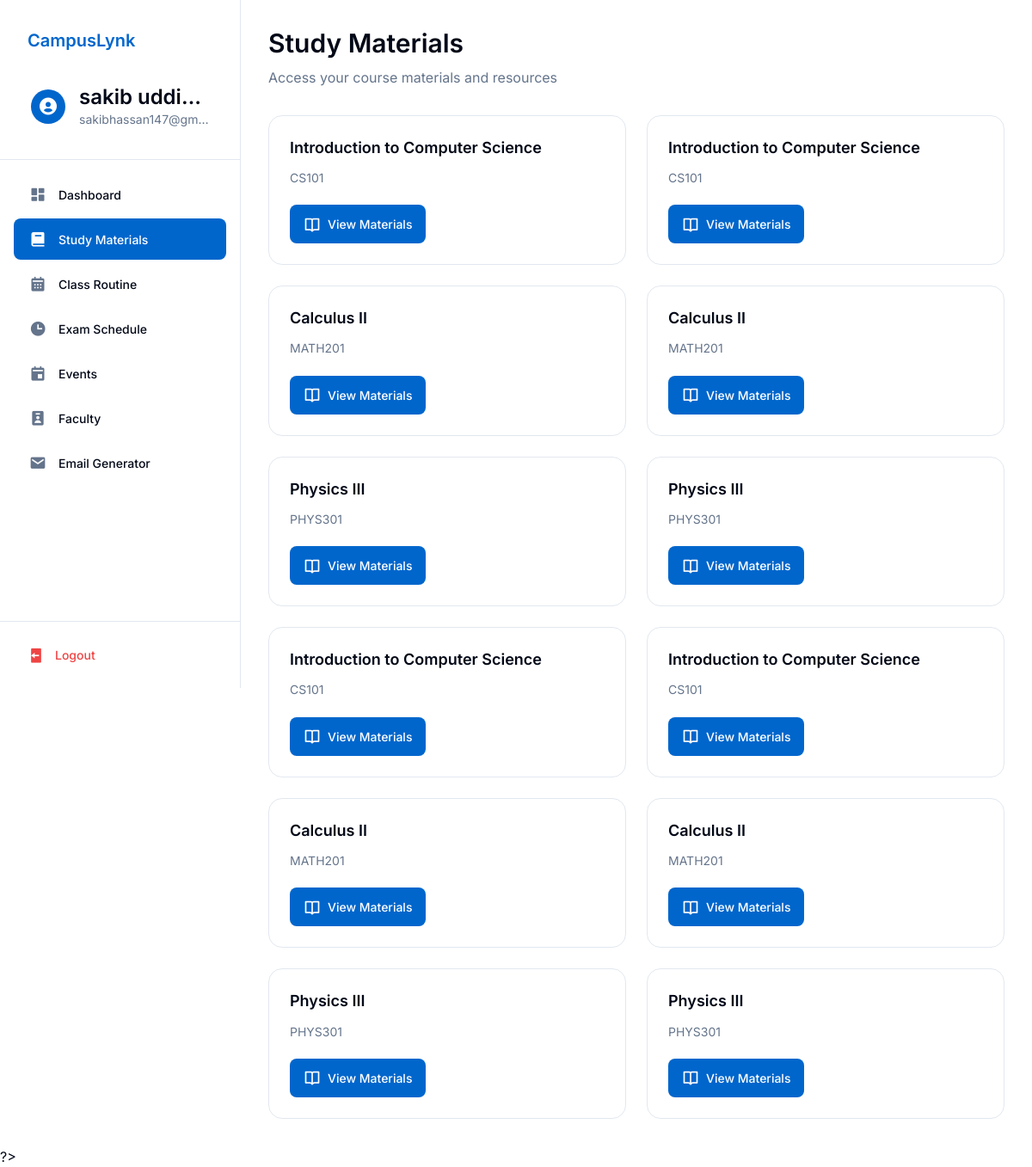
Page /study-materials.php (signed in) on the committed database.
### tables this page shows
CREATE TABLE `users` (
  `id` int(11) NOT NULL,
  `username` varchar(255) NOT NULL,
  `email` varchar(255) NOT NULL,
  `password` varchar(255) NOT NULL,
  `role` enum('student','faculty','admin') NOT NULL,
  `name` varchar(255) NOT NULL
);

CREATE TABLE `upcoming_courses` (
  `id` int(11) NOT NULL,
  `course_code` varchar(20) NOT NULL,
  `course_title` varchar(100) NOT NULL,
  `section` varchar(10) NOT NULL,
  `time` varchar(20) NOT NULL,
  `day` varchar(20) NOT NULL
);

### study-materials.php (the view, shortened to what this page needs)
<?php
$database = new Database();
$db = $database->getConnection();
try {
    $query = "SELECT * FROM upcoming_courses";
    $stmt = $db->prepare($query);
    $stmt->execute();
    $courses = $stmt->fetchAll(PDO::FETCH_ASSOC);
} catch(PDOException $e) {
    echo "<script>alert('Database Error: " . $e->getMessage() . "');</script>";
}
?>
<!DOCTYPE html>
<html lang="en">
<head>
    <link href='https://unpkg.com/boxicons@2.1.4/css/boxicons.min.css' rel='stylesheet'>
    <link rel="stylesheet" href="css/base.css">
    <link rel="stylesheet" href="css/layout.css">
    <link rel="stylesheet" href="css/components.css">
    <link rel="stylesheet" href="css/study-materials.css">
</head>
<body>
    <?php include 'sidebar.php'; ?>
    <main class="main-content">
        <section class="welcome-section">
            <h1>Study Materials</h1>
            <p class="text-muted">Access your course materials and resources</p>
        </section>
        <div class="course-grid">
            <?php foreach ($courses as $course): ?>
            <div class="course-card">
                <h3 class="course-title"><?php echo htmlspecialchars($course['course_title']); ?></h3>
                <p class="course-description"><?php echo htmlspecialchars($course['course_code']); ?></p>
                <a href="view_materials.php?course_id=<?php echo $course['id']; ?>" class="btn-view-materials">
                    <i class='bx bx-book-open'></i>
                    <span>View Materials</span>
                </a>
            </div>
            <?php endforeach; ?>
        </div>
    </main>
</body>
</html>

### sidebar.php (shortened to what this page needs)
<?php
try {
    $database = new Database();
    $db = $database->getConnection();
    $query = $db->prepare("SELECT name FROM users WHERE email = ?");
    $query->execute([$_SESSION['useremail']]);
    $user = $query->fetch(PDO::FETCH_ASSOC);
} catch (PDOException $e) {
    header("Location: login.php?error=Database Error: " . urlencode($e->getMessage()));
    exit();
}
$current_page = basename($_SERVER['PHP_SELF']);
?>
<link href='https://unpkg.com/boxicons@2.1.4/css/boxicons.min.css' rel='stylesheet'>
<aside class="sidebar">
    <div class="sidebar-header">
        <div class="logo-and-title-div">
            <a href="dashboard.php" class="navbar-brand">CampusLynk</a>
        </div>
        <a href="profile.php" class="user-info">
            <div class="user-avatar">
                <i class='bx bxs-user-circle'></i>
            </div>
            <div class="user-details">
                <h3 class="user-name"><?php echo htmlspecialchars($user['name']); ?></h3>
                <p class="user-email"><?php echo htmlspecialchars($_SESSION['useremail']); ?></p>
            </div>
        </a>
    </div>
    <div class="sidebar-content">
        <ul class="nav-links">
            <li>
                <a href="dashboard.php" class="nav-link <?php echo $current_page === 'dashboard.php' ? 'active' : ''; ?>">
                    <i class='bx bxs-dashboard'></i>
                    <span>Dashboard</span>
                </a>
            </li>
            <li>
                <a href="study-materials.php" class="nav-link <?php echo $current_page === 'study-materials.php' ? 'active' : ''; ?>">
                    <i class='bx bxs-book'></i>
                    <span>Study Materials</span>
                </a>
            </li>
            <li>
                <a href="class_routine1.php" class="nav-link <?php echo $current_page === 'class_routine1.php' ? 'active' : ''; ?>">
                    <i class='bx bxs-calendar'></i>
                    <span>Class Routine</span>
                </a>
            </li>
            <li>
                <a href="exam_schedule.php" class="nav-link <?php echo $current_page === 'exam_schedule.php' ? 'active' : ''; ?>">
                    <i class='bx bxs-time'></i>
                    <span>Exam Schedule</span>
                </a>
            </li>
            <li>
                <a href="eventpage.php" class="nav-link <?php echo $current_page === 'eventpage.php' ? 'active' : ''; ?>">
                    <i class='bx bxs-calendar-event'></i>
                    <span>Events</span>
                </a>
            </li>
            <li>
                <a href="faculty.php" class="nav-link <?php echo $current_page === 'faculty.php' ? 'active' : ''; ?>">
                    <i class='bx bxs-user-badge'></i>
                    <span>Faculty</span>
                </a>
            </li>
            <li>
                <a href="email_assistant.php" class="nav-link <?php echo $current_page === 'email_assistant.php' ? 'active' : ''; ?>">
                    <i class='bx bxs-envelope'></i>
                    <span>Email Generator</span>
                </a>
            </li>
        </ul>
    </div>
    <div class="sidebar-footer">
        <a href="logout.php" class="logout-btn">
            <i class='bx bxs-log-out'></i>
            <span>Logout</span>
        </a>
    </div>
</aside>

### css/base.css (style rules this page uses)
:root { --background: #ffffff; --foreground: #020817; --card: #ffffff; --card-foreground: #020817; --popover: #ffffff; --popover-foreground: #020817; --primary: #0066cc; --primary-foreground: #ffffff; --secondary: #f1f5f9; --secondary-foreground: #0f172a; --muted: #f1f5f9; --muted-foreground: #64748b; --accent: #f1f5f9; --accent-foreground: #0f172a; --destructive: #ef4444; --destructive-foreground: #ffffff; --success: #16a34a; --success-foreground: #ffffff; --border: #e2e8f0; --input: #e2e8f0; --ring: #0066cc; --spacing-1: 0.25rem; --spacing-2: 0.5rem; --spacing-3: 0.75rem; --spacing-4: 1rem; --spacing-5: 1.25rem; --spacing-6: 1.5rem; --spacing-8: 2rem; --spacing-10: 2.5rem; --spacing-12: 3rem; --radius-sm: 0.125rem; --radius: 0.5rem; --radius-md: 0.75rem; --radius-lg: 1rem; --shadow-sm: 0 1px 2px rgba(0, 0, 0, 0.05); --shadow: 0 1px 3px rgba(0, 0, 0, 0.1), 0 1px 2px rgba(0, 0, 0, 0.06); --shadow-md: 0 4px 6px -1px rgba(0, 0, 0, 0.1), 0 2px 4px -1px rgba(0, 0, 0, 0.06); --shadow-lg: 0 10px 15px -3px rgba(0, 0, 0, 0.1), 0 4px 6px -2px rgba(0, 0, 0, 0.05); }
* { margin: 0; padding: 0; box-sizing: border-box; font-family: 'Inter', sans-serif; }
body { background-color: var(--background); color: var(--foreground); line-height: 1.5; }
h1, h2, h3, h4, h5, h6 { font-weight: 600; line-height: 1.25; margin-bottom: var(--spacing-4); }
h1 { font-size: 2.25rem; }
h3 { font-size: 1.5rem; }
.text-muted { color: var(--muted-foreground); }
.main-content { margin-left: 280px; padding: 2rem; min-height: 100vh; background-color: var(--background); }

### css/layout.css (style rules this page uses)
:root { --sidebar-width: 280px; }
.main-content { margin-left: var(--sidebar-width); padding: 2rem; min-height: 100vh; background: var(--background); }
.sidebar { width: var(--sidebar-width); height: 100vh; background-color: var(--background); border-right: 1px solid var(--border); display: flex; flex-direction: column; position: fixed; left: 0; top: 0; z-index: 1000; overflow-y: auto; }
.sidebar-header { padding: 1.5rem; border-bottom: 1px solid var(--border); display: flex; flex-direction: column; gap: 1rem; background: var(--background); }
.logo-and-title-div { display: flex; align-items: center; gap: 0.75rem; text-decoration: none; padding: 0.5rem; border-radius: var(--radius); transition: background-color 0.2s; }
.navbar-brand { color: var(--primary); font-size: 1.25rem; font-weight: 600; text-decoration: none; }
.user-info { display: flex; align-items: center; gap: 1rem; padding: 0.75rem; border-radius: var(--radius); transition: background-color 0.2s; text-decoration: none; }
.user-avatar { width: 40px; height: 40px; border-radius: 50%; background: var(--primary); display: flex; align-items: center; justify-content: center; flex-shrink: 0; }
.user-avatar i { font-size: 1.5rem; color: var(--primary-foreground); }
.user-details { flex: 1; min-width: 0; }
.user-name { font-weight: 600; color: var(--foreground); margin: 0; white-space: nowrap; overflow: hidden; text-overflow: ellipsis; }
.user-email { font-size: 0.875rem; color: var(--muted-foreground); margin: 0; white-space: nowrap; overflow: hidden; text-overflow: ellipsis; }
.sidebar-content { flex: 1; display: flex; flex-direction: column; padding: 1rem 0; }
.nav-links { list-style: none; padding: 0 1rem; margin: 0; }
.nav-links li { margin-bottom: 0.25rem; }
.nav-link { display: flex; align-items: center; gap: 0.75rem; padding: 0.75rem 1rem; color: var(--foreground); text-decoration: none; border-radius: var(--radius); transition: all 0.2s; font-size: 0.875rem; font-weight: 500; }
.nav-link.active { background-color: var(--primary); color: var(--primary-foreground); }
.nav-link.active i { color: inherit; }
.nav-link i { font-size: 1.25rem; width: 1.5rem; height: 1.5rem; display: inline-flex; align-items: center; justify-content: center; color: var(--muted-foreground); }
.sidebar-footer { padding: 1rem; border-top: 1px solid var(--border); background: var(--background); }
.logout-btn { display: flex; align-items: center; gap: 0.75rem; padding: 0.75rem 1rem; width: 100%; color: var(--destructive); text-decoration: none; border-radius: var(--radius); transition: all 0.2s; font-size: 0.875rem; font-weight: 500; }
.logout-btn i { font-size: 1.25rem; }
.welcome-section { margin-bottom: 2rem; }
.welcome-section h1 { font-size: 1.875rem; font-weight: 600; color: var(--foreground); margin-bottom: 0.5rem; }

### rows in the picture
users: name "sakib uddi…"
upcoming_courses: course_title "Introduction to Computer Science", course_code "CS101"
upcoming_courses: course_title "Introduction to Computer Science", course_code "CS101"
upcoming_courses: course_title "Calculus II", course_code "MATH201"
upcoming_courses: course_title "Calculus II", course_code "MATH201"
upcoming_courses: course_title "Physics III", course_code "PHYS301"
upcoming_courses: course_title "Physics III", course_code "PHYS301"
upcoming_courses: course_title "Introduction to Computer Science", course_code "CS101"
upcoming_courses: course_title "Introduction to Computer Science", course_code "CS101"
upcoming_courses: course_title "Calculus II", course_code "MATH201"
upcoming_courses: course_title "Calculus II", course_code "MATH201"
upcoming_courses: course_title "Physics III", course_code "PHYS301"
upcoming_courses: course_title "Physics III", course_code "PHYS301"

### other values in the picture
$_SESSION['useremail'] "sakibhassan147@gm…"
